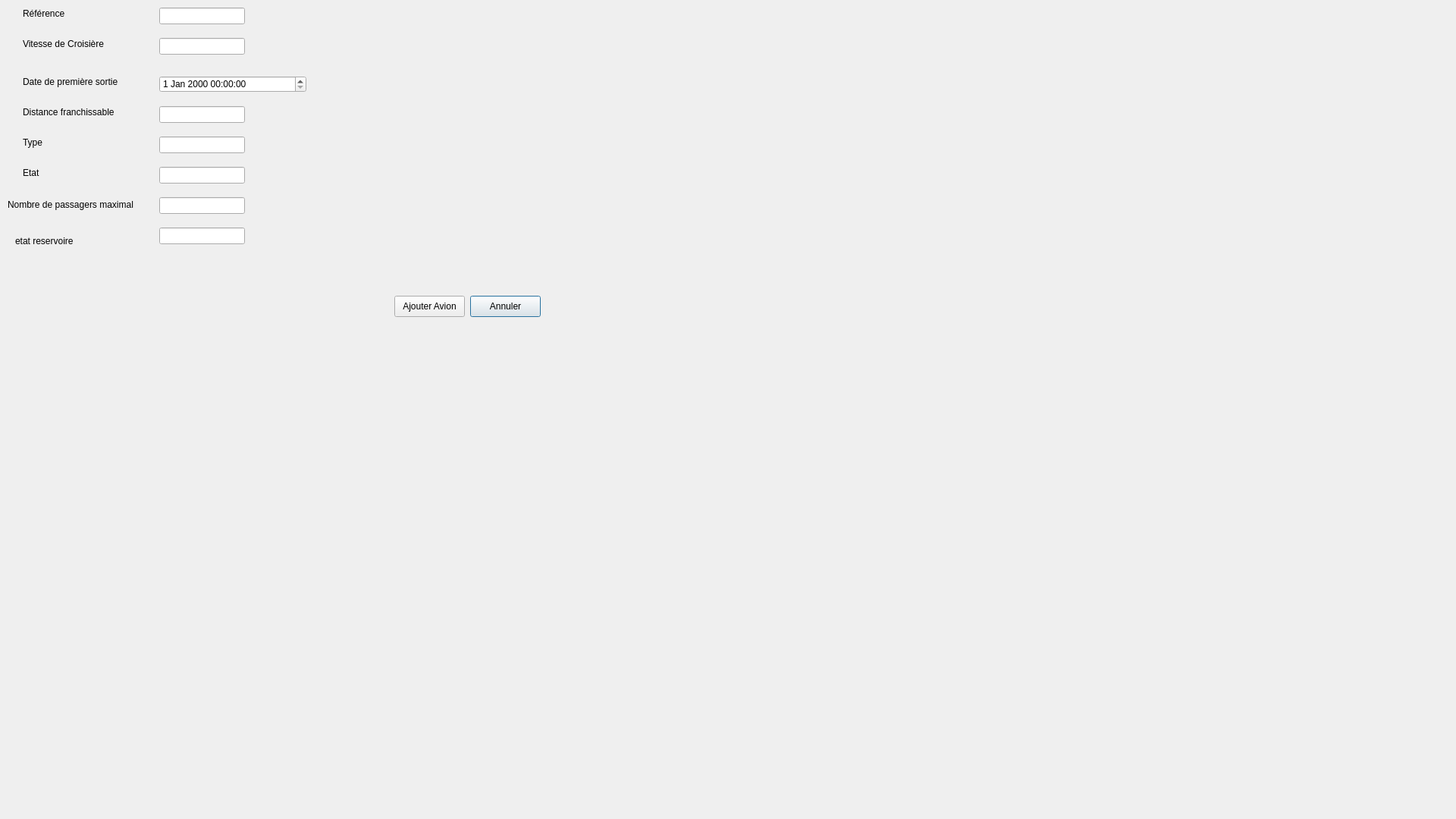
<?xml version="1.0" encoding="UTF-8"?>
<ui version="4.0">
 <class>AjoutAvion</class>
 <widget class="QDialog" name="AjoutAvion">
  <property name="geometry">
   <rect>
    <x>0</x>
    <y>0</y>
    <width>1920</width>
    <height>1080</height>
   </rect>
  </property>
  <property name="windowTitle">
   <string>Dialog</string>
  </property>
  <property name="styleSheet">
   <string notr="true"/>
  </property>
  <widget class="QLineEdit" name="ref">
   <property name="geometry">
    <rect>
     <x>210</x>
     <y>10</y>
     <width>113</width>
     <height>22</height>
    </rect>
   </property>
  </widget>
  <widget class="QDateTimeEdit" name="date">
   <property name="geometry">
    <rect>
     <x>210</x>
     <y>100</y>
     <width>194</width>
     <height>22</height>
    </rect>
   </property>
  </widget>
  <widget class="QLineEdit" name="distance">
   <property name="geometry">
    <rect>
     <x>210</x>
     <y>140</y>
     <width>113</width>
     <height>22</height>
    </rect>
   </property>
  </widget>
  <widget class="QLabel" name="label_3">
   <property name="geometry">
    <rect>
     <x>30</x>
     <y>50</y>
     <width>121</width>
     <height>16</height>
    </rect>
   </property>
   <property name="text">
    <string>Vitesse de Croisière</string>
   </property>
  </widget>
  <widget class="QLabel" name="label_4">
   <property name="geometry">
    <rect>
     <x>30</x>
     <y>100</y>
     <width>141</width>
     <height>16</height>
    </rect>
   </property>
   <property name="text">
    <string>Date de première sortie</string>
   </property>
  </widget>
  <widget class="QLineEdit" name="type">
   <property name="geometry">
    <rect>
     <x>210</x>
     <y>180</y>
     <width>113</width>
     <height>22</height>
    </rect>
   </property>
  </widget>
  <widget class="QLineEdit" name="vitesse">
   <property name="geometry">
    <rect>
     <x>210</x>
     <y>50</y>
     <width>113</width>
     <height>22</height>
    </rect>
   </property>
  </widget>
  <widget class="QLineEdit" name="nbr_pass">
   <property name="geometry">
    <rect>
     <x>210</x>
     <y>260</y>
     <width>113</width>
     <height>22</height>
    </rect>
   </property>
  </widget>
  <widget class="QLabel" name="label_8">
   <property name="geometry">
    <rect>
     <x>10</x>
     <y>260</y>
     <width>201</width>
     <height>20</height>
    </rect>
   </property>
   <property name="text">
    <string>Nombre de passagers maximal</string>
   </property>
  </widget>
  <widget class="QLabel" name="label">
   <property name="geometry">
    <rect>
     <x>30</x>
     <y>10</y>
     <width>61</width>
     <height>16</height>
    </rect>
   </property>
   <property name="text">
    <string>Référence</string>
   </property>
  </widget>
  <widget class="QLabel" name="label_5">
   <property name="geometry">
    <rect>
     <x>30</x>
     <y>140</y>
     <width>131</width>
     <height>16</height>
    </rect>
   </property>
   <property name="text">
    <string>Distance franchissable</string>
   </property>
  </widget>
  <widget class="QLabel" name="label_6">
   <property name="geometry">
    <rect>
     <x>30</x>
     <y>180</y>
     <width>55</width>
     <height>16</height>
    </rect>
   </property>
   <property name="text">
    <string>Type</string>
   </property>
  </widget>
  <widget class="QLabel" name="label_7">
   <property name="geometry">
    <rect>
     <x>30</x>
     <y>220</y>
     <width>55</width>
     <height>16</height>
    </rect>
   </property>
   <property name="text">
    <string>Etat</string>
   </property>
  </widget>
  <widget class="QLabel" name="label_2">
   <property name="geometry">
    <rect>
     <x>20</x>
     <y>310</y>
     <width>181</width>
     <height>16</height>
    </rect>
   </property>
   <property name="text">
    <string>etat reservoire</string>
   </property>
  </widget>
  <widget class="QLineEdit" name="etat_res">
   <property name="geometry">
    <rect>
     <x>210</x>
     <y>300</y>
     <width>113</width>
     <height>22</height>
    </rect>
   </property>
  </widget>
  <widget class="QLineEdit" name="etat">
   <property name="geometry">
    <rect>
     <x>210</x>
     <y>220</y>
     <width>113</width>
     <height>22</height>
    </rect>
   </property>
  </widget>
  <widget class="QLabel" name="label_9">
   <property name="geometry">
    <rect>
     <x>0</x>
     <y>0</y>
     <width>1366</width>
     <height>768</height>
    </rect>
   </property>
   <property name="text">
    <string/>
   </property>
   <property name="pixmap">
    <pixmap resource="resource.qrc">:/Downloads/74217842_1026617407684361_1400118106809958400_n.png</pixmap>
   </property>
  </widget>
  <widget class="QPushButton" name="pushButton_3">
   <property name="geometry">
    <rect>
     <x>620</x>
     <y>390</y>
     <width>93</width>
     <height>28</height>
    </rect>
   </property>
   <property name="text">
    <string>Annuler</string>
   </property>
  </widget>
  <widget class="QPushButton" name="pushButton_4">
   <property name="geometry">
    <rect>
     <x>520</x>
     <y>390</y>
     <width>93</width>
     <height>28</height>
    </rect>
   </property>
   <property name="text">
    <string>Ajouter Avion</string>
   </property>
  </widget>
  <zorder>label_9</zorder>
  <zorder>ref</zorder>
  <zorder>date</zorder>
  <zorder>distance</zorder>
  <zorder>label_3</zorder>
  <zorder>label_4</zorder>
  <zorder>type</zorder>
  <zorder>vitesse</zorder>
  <zorder>nbr_pass</zorder>
  <zorder>label_8</zorder>
  <zorder>label</zorder>
  <zorder>label_5</zorder>
  <zorder>label_6</zorder>
  <zorder>label_7</zorder>
  <zorder>label_2</zorder>
  <zorder>etat_res</zorder>
  <zorder>etat</zorder>
  <zorder>pushButton_3</zorder>
  <zorder>pushButton_4</zorder>
 </widget>
 <resources>
  <include location="resource.qrc"/>
 </resources>
 <connections/>
</ui>
